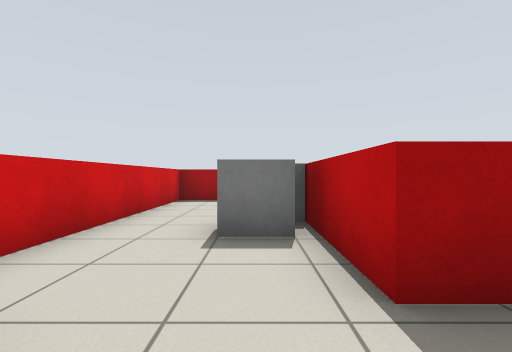
view 1 (above)

24 first-person views from a walk through a Gazebo world. The camera is 0.79 m above the floor, looks level and sees 85° across. The floor is counted in squares, 1 m on a side. Each view is taken from the middle of a square. On the plan, view 1 faces up. The plan holds only what a view shows up to about 10 squares ahead; the rest is blank.

view 2
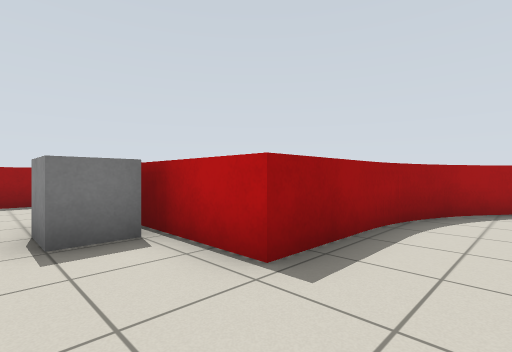

view 3
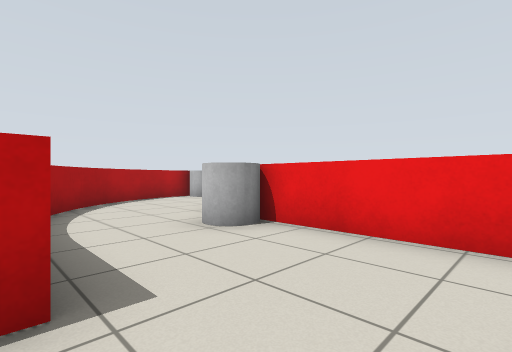

view 4
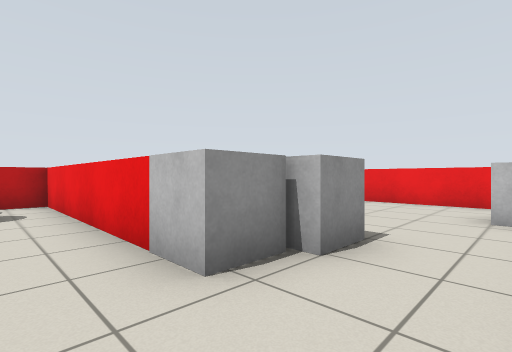

view 5
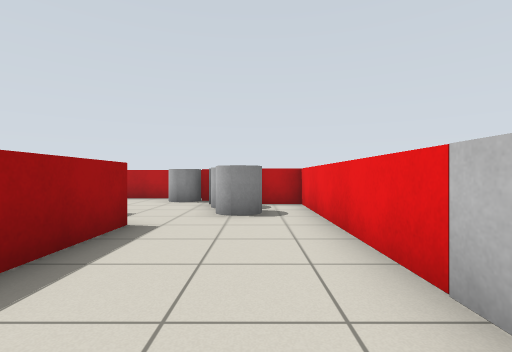

view 6
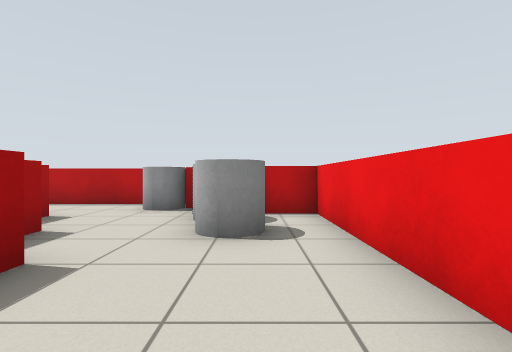

view 7
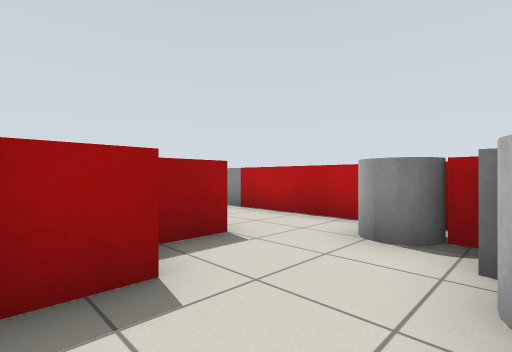

view 8
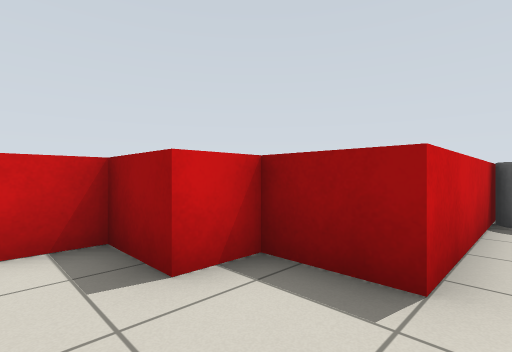

view 9
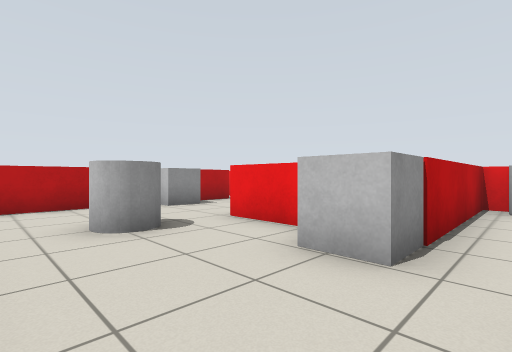

view 10
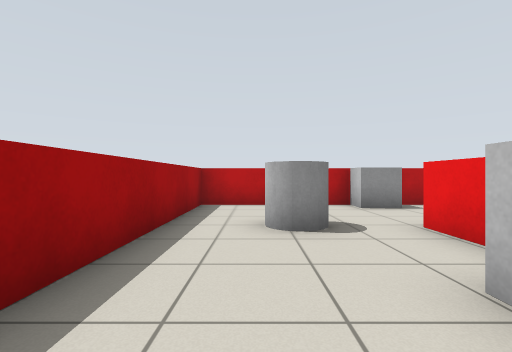

view 11
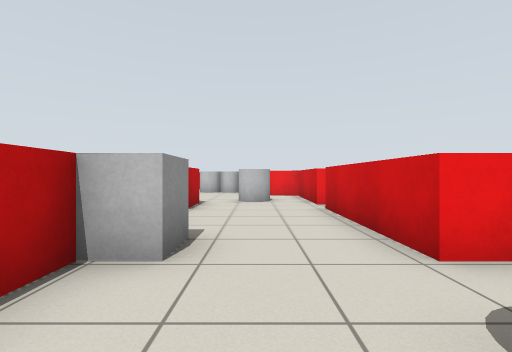

view 12
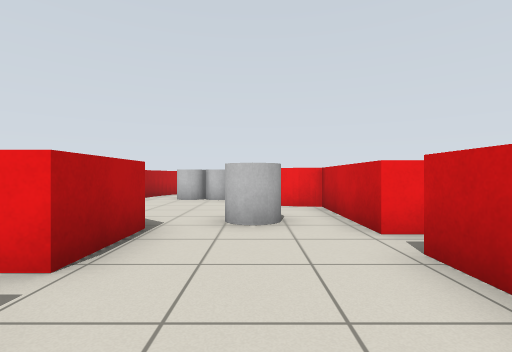

view 13
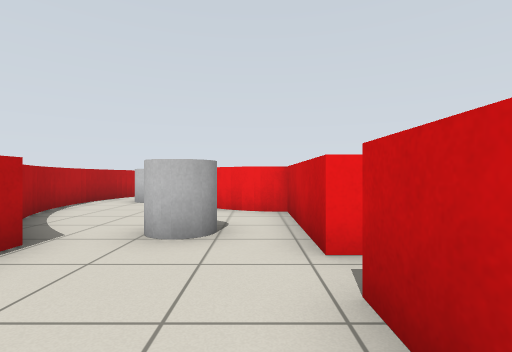

view 14
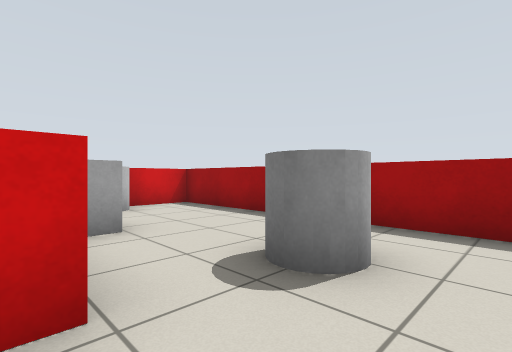

view 15
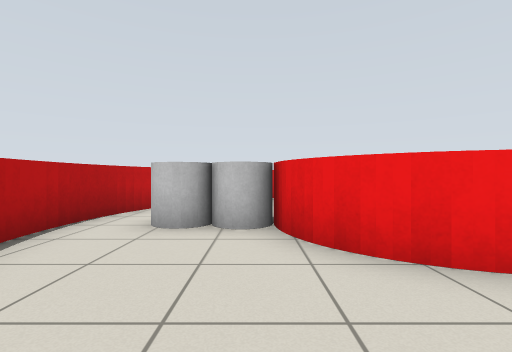

view 16
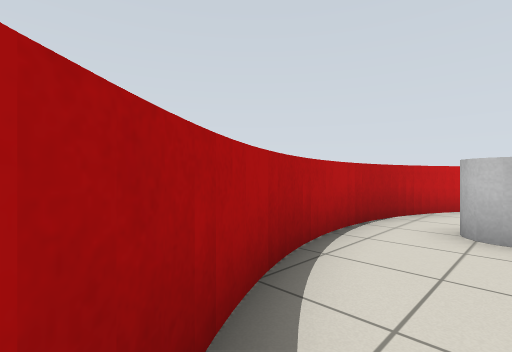

view 17
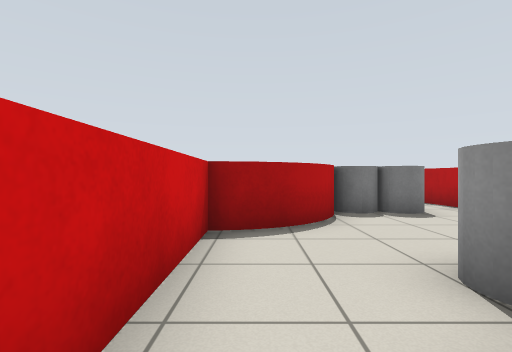

view 18
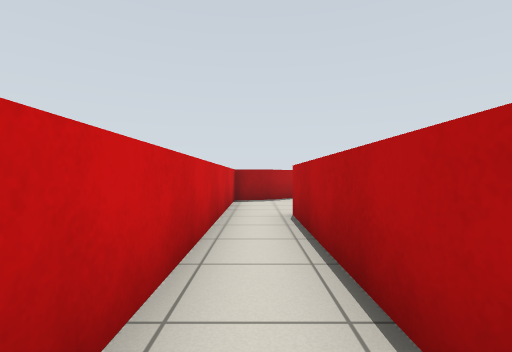

view 19
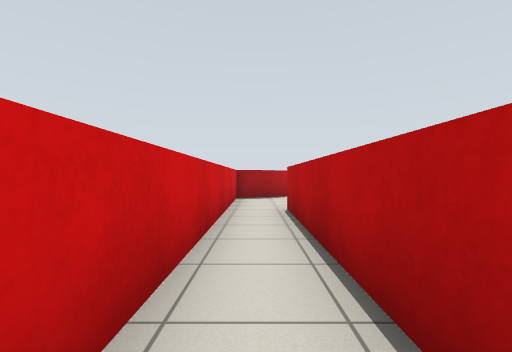

view 20
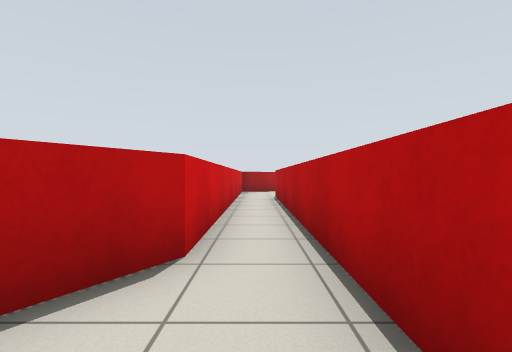

view 21
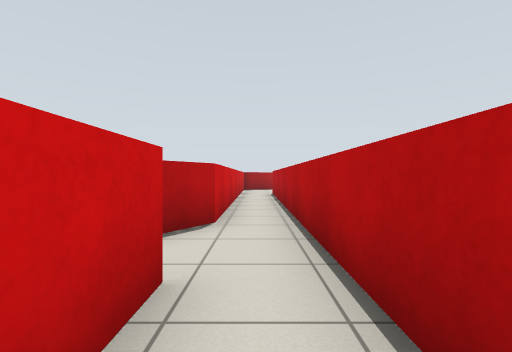

view 22
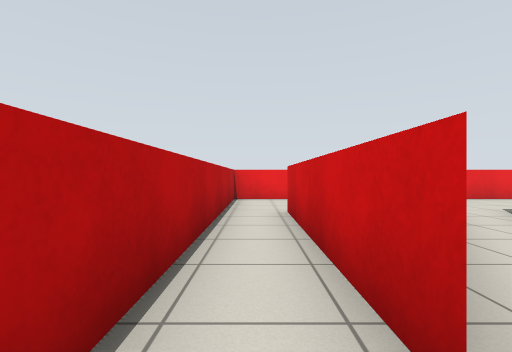

view 23
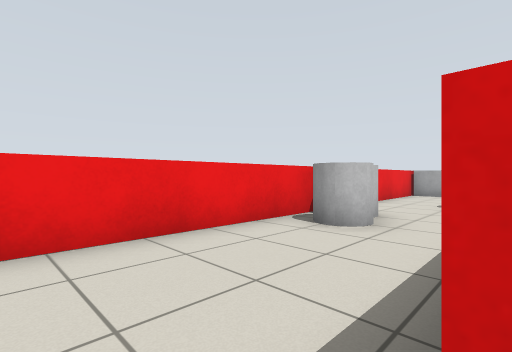

view 24
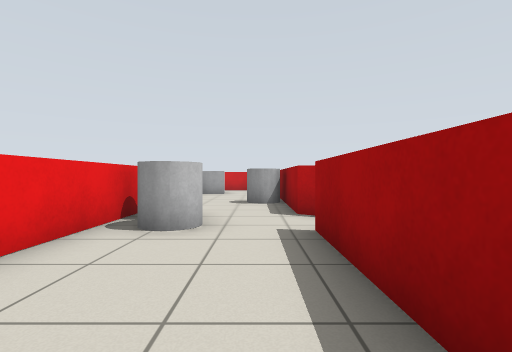

### Floor plan
Ten units are one square. View 1 is at (0, 0); x grows to the right and y downward. Boxes are objects, and circles mark ways between rooms. Rooms are numbered by the first view taken in them; rooms with no view inside come last. Other rooms are left out.
<svg viewBox="-30 -180 216 410">
<path fill="none" stroke="#000" d="M43 -16 35 -17 9 -17 9 -57 69 -57 69 -69M50 -14 42 -16M89 -88 89 -135M75 4 68 -3 58 -10 51 -13M-12 16 26 16M80 11 74 3M65 -145 65 -111 50 -111 50 -101 35 -101 35 -91 -25 -91 -25 -26M123 -82 123 -49 131 -47 137 -44 141 -40M157 -78 157 -97 161 -97M157 -106 157 -120M128 -48 134 -46M171 -63 165 -70M106 -134 123 -134 123 -91M157 -134 157 -175 65 -175 65 -145M142 -39 145 -35M174 -57 170 -64M177 -50 173 -58M179 -43 176 -51M181 -29 180 -41M143 -11 139 -6M140 -7 135 -3 129 -1M181 -21 181 -30M130 -1 123 0 123 25M179 -14 180 -22M178 -7 180 -16M175 0 178 -8M172 5 175 -1M123 25 123 113 115 125M137 136 137 34M74 188 72 191 34 191M123 139 123 191 90 191M24 225 138 225M86 26 84 19 79 11M137 221 137 136"/>
<rect x="-25" y="-15" width="10" height="20" fill="#bbb"><title>grey box</title></rect>
<rect x="-5" y="-45" width="10" height="10" fill="#bbb"><title>grey box</title></rect>
<rect x="-5" y="-55" width="10" height="10" fill="#bbb"><title>grey box</title></rect>
<rect x="25" y="5" width="10" height="10" fill="#bbb"><title>grey cylinder</title></rect>
<rect x="45" y="-85" width="10" height="20" fill="#bbb"><title>grey cylinder</title></rect>
<rect x="55" y="-85" width="10" height="20" fill="#bbb"><title>grey cylinder</title></rect>
<rect x="65" y="-85" width="10" height="10" fill="#bbb"><title>grey box</title></rect>
<rect x="75" y="-105" width="10" height="20" fill="#bbb"><title>grey cylinder</title></rect>
<rect x="65" y="-155" width="10" height="10" fill="#bbb"><title>grey cylinder</title></rect>
<rect x="85" y="-145" width="20" height="10" fill="#bbb"><title>grey box</title></rect>
<rect x="115" y="-165" width="20" height="20" fill="#bbb"><title>grey cylinder</title></rect>
<rect x="135" y="-75" width="10" height="10" fill="#bbb"><title>grey cylinder</title></rect>
<rect x="145" y="15" width="10" height="10" fill="#bbb"><title>grey cylinder</title></rect>
<rect x="145" y="-35" width="10" height="20" fill="#bbb"><title>grey cylinder</title></rect>
<rect x="145" y="-135" width="10" height="10" fill="#bbb"><title>grey box</title></rect>
<rect x="155" y="-35" width="10" height="20" fill="#bbb"><title>grey cylinder</title></rect>
<rect x="35" y="195" width="20" height="10" fill="#bbb"><title>grey cylinder</title></rect>
<rect x="65" y="215" width="10" height="10" fill="#bbb"><title>grey cylinder</title></rect>
<rect x="75" y="205" width="20" height="20" fill="#bbb"><title>grey cylinder</title></rect>
<circle cx="75" cy="-135" r="3" fill="#2a7"/>
<circle cx="65" cy="25" r="3" fill="#2a7"/>
<circle cx="130" cy="20" r="3" fill="#2a7"/>
<circle cx="130" cy="140" r="3" fill="#2a7"/>
<text x="30" y="-60">1</text>
<text x="130" y="-90">2</text>
<text x="130" y="80">3</text>
<text x="20" y="120">4</text>
</svg>
Room 1 opens to room 2. Room 1 opens to room 4. Room 2 opens to room 3. Room 3 opens to room 4.

Where each view was taken, in squares from view 1:
view 1: 0 up, 0 right, facing up
view 2: 0 up, 1 left, facing up-right
view 3: 2 up, 1 left, facing down-right
view 4: 7 up, 2 left, facing down-right
view 5: 7 up, 1 left, facing right
view 6: 7 up, 1 right, facing right
view 7: 8 up, 4 right, facing up-right
view 8: 9 up, 7 right, facing up-left
view 9: 17 up, 8 right, facing down-right
view 10: 16 up, 8 right, facing right
view 11: 16 up, 14 right, facing down
view 12: 12 up, 14 right, facing down
view 13: 11 up, 13 right, facing down
view 14: 13 up, 14 right, facing up-left
view 15: 7 up, 15 right, facing down
view 16: 7 up, 16 right, facing down-right
view 17: 4 down, 13 right, facing up
view 18: 9 down, 13 right, facing up
view 19: 10 down, 13 right, facing up
view 20: 14 down, 13 right, facing up
view 21: 16 down, 13 right, facing up
view 22: 13 down, 13 right, facing down
view 23: 19 down, 13 right, facing down-left
view 24: 20 down, 13 right, facing left
